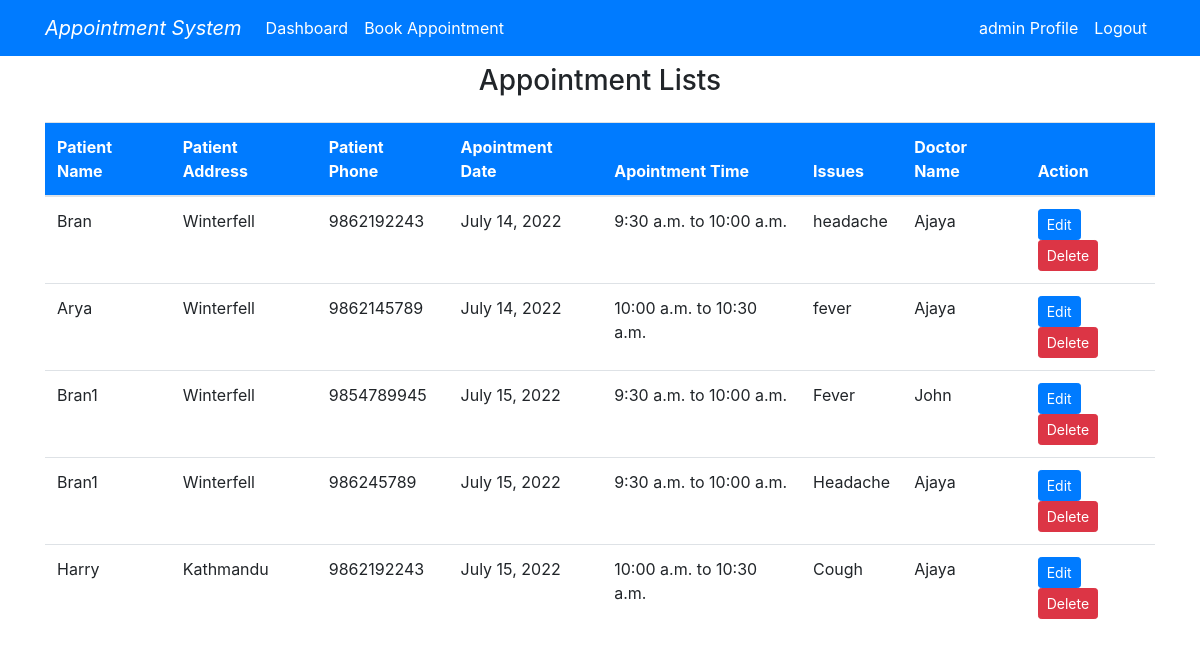
The page /receptionist-dashboard/ (signed in) on the database its author committed.
### booking_app/models.py (models this page shows, shortened)
class Appointment(models.Model):
    patient_name = models.CharField(max_length=70)
    patient_address = models.CharField(max_length=70)
    patient_phone = models.PositiveIntegerField()
    date = models.DateField()
    time = models.CharField(max_length=100, choices=BOOKING_TIME)
    issue = models.CharField(max_length=100)
    doctor = models.ForeignKey(Doctor, on_delete=models.CASCADE)
    class Meta:
        verbose_name_plural = 'Appointment'

class Doctor(models.Model):
    user = models.OneToOneField(User, on_delete=models.CASCADE)
    first_name = models.CharField(max_length=50)
    last_name = models.CharField(max_length=50)
    phone = models.PositiveIntegerField()
    address = models.CharField(max_length=50)
    image = models.ImageField(default='default.jpg', upload_to='Doctor_Images')
    class Meta:
        verbose_name_plural = 'Doctor'

### booking_app/views.py (the view)
# urls.py: path('receptionist-dashboard/', views.receptionist_dashboard, name='receptionist_dashboard'),
def receptionist_dashboard(request):
    appointments = Appointment.objects.all()
    context = {
        'appointments': appointments
    }
    return render(request, 'receptionist_dashboard.html', context)

### templates/receptionist_dashboard.html (shortened to what this page needs)
{% extends 'base.html' %}
{% block content %}
{% load crispy_forms_tags %}
{% include 'nav_recep.html' %}
<h3 class="text-center mt-2">Appointment Lists</h3>
<div class="container">
    <div class="row my-4">
        <div class="col-md-12">
            <table class="table bg-white">
                <thead class="bg-primary">
                    <tr class="text-white">
                        <th scope="col">Patient Name</th>
                        <th scope="col">Patient Address</th>
                        <th scope="col">Patient Phone</th>
                        <th scope="col">Apointment Date</th>
                        <th scope="col">Apointment Time</th>
                        <th scope="col">Issues</th>
                        <th scope="col">Doctor Name</th>
                        <th scope="col">Action</th>
                    </tr>
                </thead>
                <tbody>
                    {% for appointment in appointments %}
                    <tr>
                        <td>{{ appointment.patient_name }}</td>
                        <td>{{ appointment.patient_address }}</td>
                        <td>{{ appointment.patient_phone }}</td>
                        <td>{{ appointment.date }}</td>
                        <td>{{ appointment.time }}</td>
                        <td>{{ appointment.issue }}</td>
                        <td>{{ appointment.doctor.first_name }}</td>
                        <td>
                            <a class="btn btn-primary btn-sm" href="{% url 'appointment_update' appointment.id %}">Edit</a>
                            <a class="btn btn-danger btn-sm" href="{% url 'appointment_delete' appointment.id %}">Delete</a>
                        </td>
                    </tr>
                    {% endfor %}
                </tbody>
            </table>
        </div>
    </div>
</div>
{% endblock %}

### templates/nav_recep.html (shortened to what this page needs)
<nav class="navbar navbar-expand-lg navbar-info bg-primary">
    <div class="container">
        {% if user.is_authenticated %}
        <a class="navbar-brand text-white"><i>Appointment System</i></a>
        <div class="collapse navbar-collapse" id="navbarSupportedContent">
            <ul class="navbar-nav mr-auto">
                <li class="nav-item active">
                    <a class="nav-link text-white" href="{% url 'receptionist_dashboard' %}">Dashboard </a>
                </li>
                <li class="nav-item active">
                    <a class="nav-link text-white" href="{% url 'appointment' %}">Book Appointment </a>
                </li>
            </ul>
            <ul class="navbar-nav ml-auto">
                <li class="nav-item active">
                    <a class="nav-link text-white" href="{% url 'profile_recep' %}">{{ user.username }} Profile
                        <span class="sr-only">(current)</span></a>
                </li>
                <li class="nav-item">
                    <a class="nav-link text-white" href="{% url 'logout' %}">Logout</a>
                </li>
            </ul>
            {% endif %}
        </div>
    </div>
  </nav>

### rows shown on the page
Appointment: patient_name "Bran", patient_address "Winterfell", patient_phone "9862192243", date "July 14, 2022", time "9:30 a.m. to 10:00 a.m.", issue "headache", doctor.first_name "Ajaya"
Appointment: patient_name "Arya", patient_address "Winterfell", patient_phone "9862145789", date "July 14, 2022", time "10:00 a.m. to 10:30 a.m.", issue "fever", doctor.first_name "Ajaya"
Appointment: patient_name "Bran1", patient_address "Winterfell", patient_phone "9854789945", date "July 15, 2022", time "9:30 a.m. to 10:00 a.m.", issue "Fever", doctor.first_name "John"
Appointment: patient_name "Bran1", patient_address "Winterfell", patient_phone "986245789", date "July 15, 2022", time "9:30 a.m. to 10:00 a.m.", issue "Headache", doctor.first_name "Ajaya"
Appointment: patient_name "Harry", patient_address "Kathmandu", patient_phone "9862192243", date "July 15, 2022", time "10:00 a.m. to 10:30 a.m.", issue "Cough", doctor.first_name "Ajaya"

### other values the page prints
{{ user.username }} "admin"
